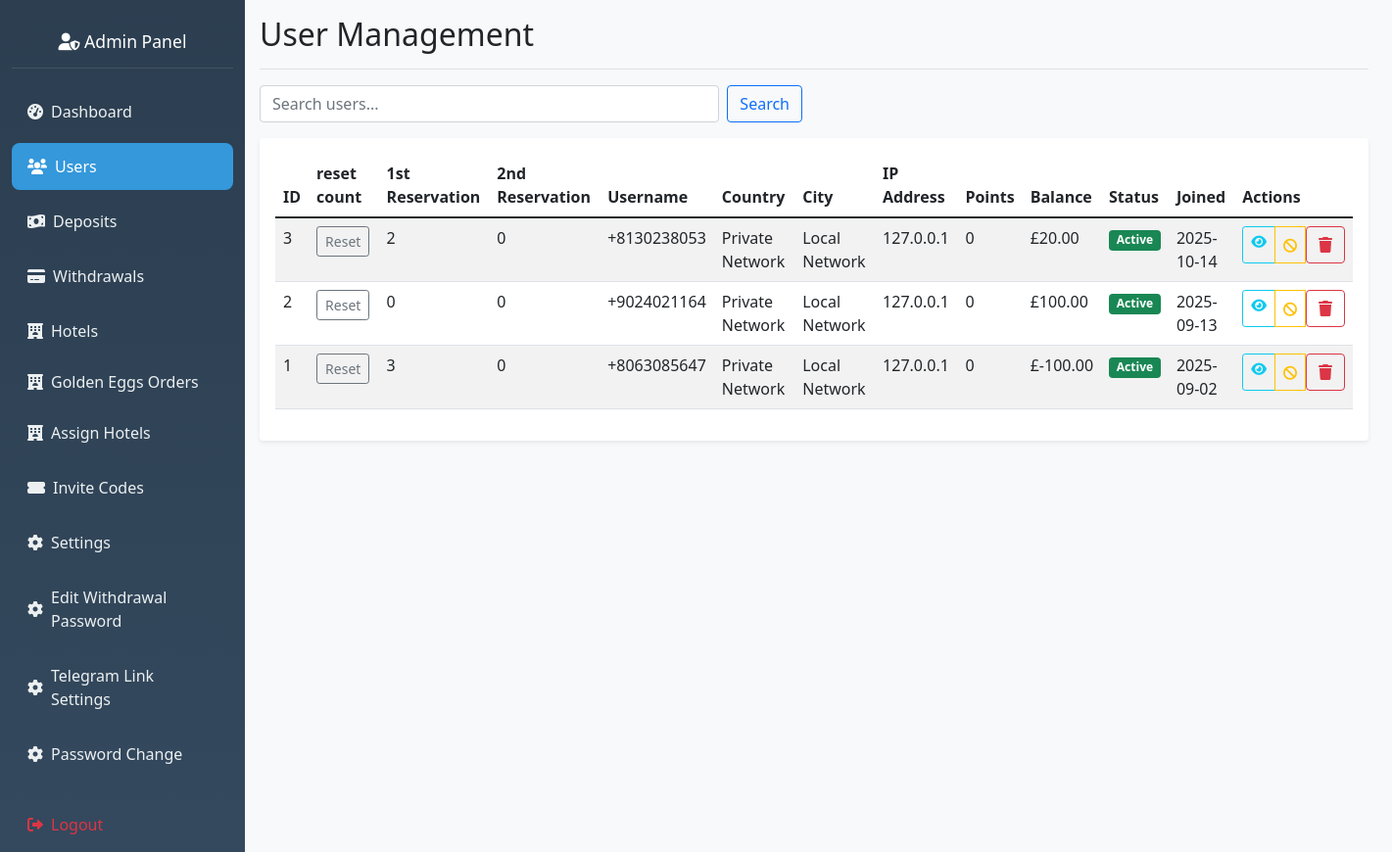
The page /admin/users (signed in) on the database as committed earlier.
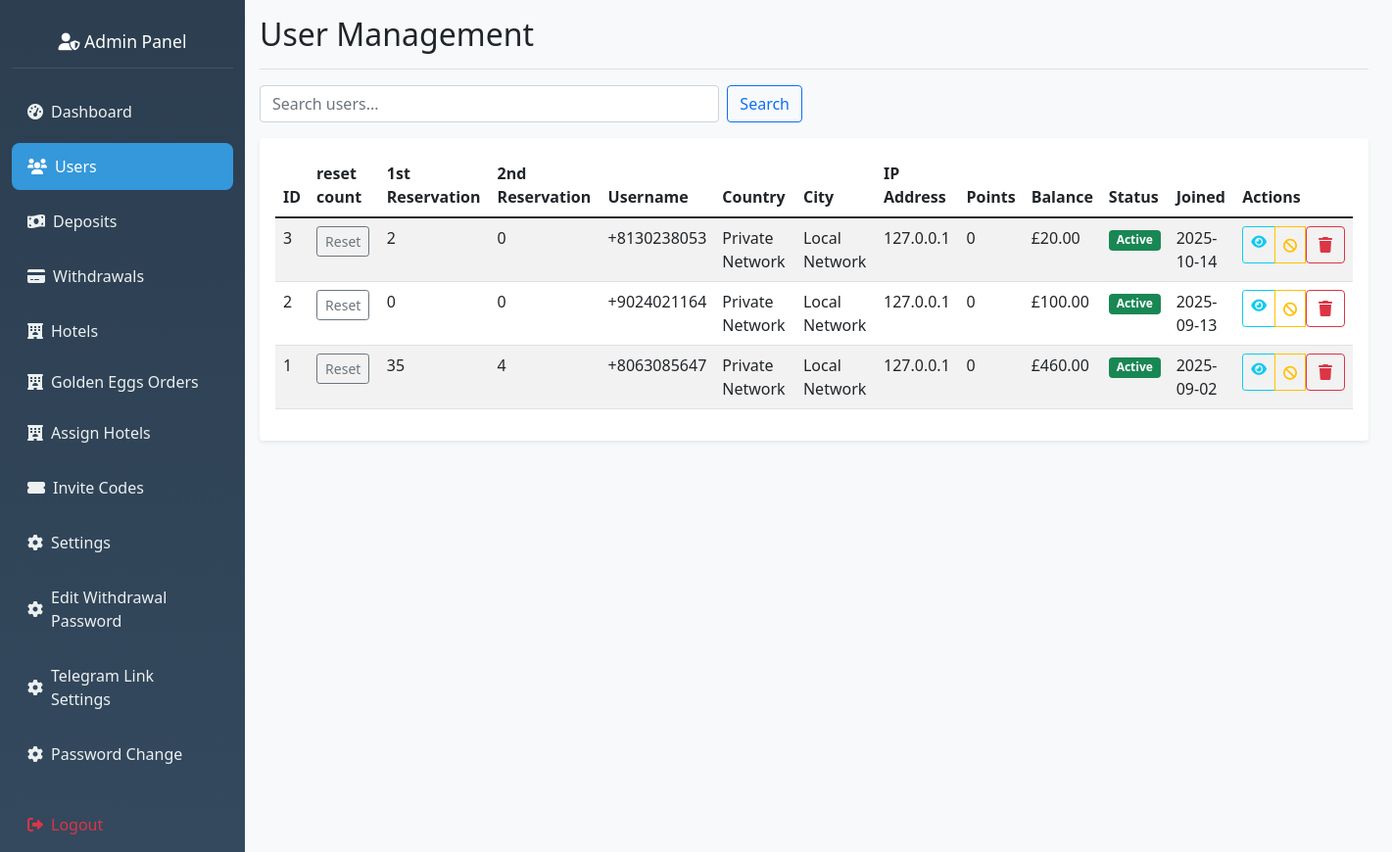
The same page on the database as committed later.
### hotel_app/models.py (models this page shows, shortened)
class User(db.Model, UserMixin):
    __tablename__ = 'user'
    id = db.Column(db.Integer, primary_key=True)
    nickname = db.Column(db.String(80))
    user_id = db.Column(db.String(6), unique=True)
    agent_id = db.Column(db.String(6), unique=True)
    contact = db.Column(db.String(20))
    invitation_code = db.Column(db.String(20))
    member_points = db.Column(db.Integer, default=0)
    trial_bonus = db.Column(db.Float, default=564.00)
    balance = db.Column(db.Float, default=0.00)
    total_deposits = db.Column(db.Float, default=0.0)
    vip_level = db.Column(db.String(10), default='VIP0')
    withdrawal_password = db.Column(db.String(100))
    password_hash = db.Column(db.String(100))
    is_active = db.Column(db.Boolean, default=False)
    created_at = db.Column(db.DateTime, default=datetime.utcnow)
    session_locked = db.Column(db.Boolean, default=False)
    total_commission_earned = db.Column(db.Float, default=0.0)
    first_session_completed = db.Column(db.Boolean, default=False)
    session_reset_date = db.Column(db.String)
    bound_wallet_type = db.Column(db.String(20))
    max_first_session_reservations = db.Column(db.Integer, default=35)
    wallet_bound_at = db.Column(db.DateTime)
    second_session_reservations_count = db.Column(db.Integer, default=0)
    second_session_commission = db.Column(db.Float, default=0.0)
    bound_wallet_address = db.Column(db.String(200))
    first_session_commission = db.Column(db.Float, default=0.0)
    first_session_reservations_count = db.Column(db.Integer, default=0)
    current_session = db.Column(db.String(10), default='first')
    revolut_name = db.Column(db.String(100))
    revolut_iban = db.Column(db.String(50))
    revolut_revtag = db.Column(db.String(20))
    ip_address = db.Column(db.String(45))
    country = db.Column(db.String(100))
    country_code = db.Column(db.String(2))
    region = db.Column(db.String(100))
    city = db.Column(db.String(100))
    latitude = db.Column(db.Float)
    longitude = db.Column(db.Float)
    timezone = db.Column(db.String(50))
    isp = db.Column(db.String(255))
    last_location_update = db.Column(db.DateTime, default=datetime.utcnow)
    reservations = db.relationship(
        'Reservation',
        backref='user',
        lazy='dynamic',
        cascade='all, delete-orphan',
        passive_deletes=True
    )
    deposit_requests = db.relationship(
        'DepositRequest',
        backref='user',
        lazy='dynamic'
    )
    withdrawal_requests = db.relationship(
        'WithdrawalRequest',
        backref='user',
        lazy='dynamic'
    )
    hotel_assignments = db.relationship(
        'UserHotelAssignment',
        foreign_keys='UserHotelAssignment.user_id',
        backref='user',
        lazy='dynamic',
        cascade='all, delete-orphan',
        passive_deletes=True
    )
    hotel_ratings = db.relationship(
        'UserHotelRating',
        backref='user',
        lazy='dynamic'
    )
    golden_eggs = db.relationship(
        'GoldenEgg',
        foreign_keys='GoldenEgg.user_id',
        backref='recipient',
        lazy='dynamic'
    )

### hotel_app/routes.py (the view)
@app.route('/admin/users')
@admin_required
def view_users():
    page = request.args.get('page', 1, type=int)
    search = request.args.get('search', '')
    vip_filter = request.args.get('vip_level', '')
    users_query = User.query
    if search:
        users_query = users_query.filter(
            User.id.contains(search) |
            User.contact.contains(search) |
            User.nickname.contains(search)
        )
    if vip_filter:
        users_query = users_query.filter(User.vip_level == vip_filter)
    users = users_query.order_by(User.id.desc()).paginate(
        page=page, per_page=20, error_out=False
    )
    vip_levels = ['vip0', 'vip1', 'vip2', 'vip3']
    return render_template('admin_users.html',
                         users=users,
                         search=search,
                         vip_levels=vip_levels,
                         current_vip_filter=vip_filter)

### hotel_app/routes.py (called while the page is built)
def admin_required(f):
    @wraps(f)
    def wrapper(*args, **kwargs):
        admin_id = session.get('admin_id')
        if not admin_id:
            flash("Admin login required.", "danger")
            return redirect(url_for('admin_login'))
        admin = Admin.query.get(admin_id)
        if not admin or not admin.is_active:
            session.pop('admin_id', None)
            flash("Admin access denied.", "danger")
            return redirect(url_for('admin_login'))
        g.current_admin = admin
        return f(*args, **kwargs)
    return wrapper

@app.before_request
def check_admin_routes():
    if request.endpoint and request.endpoint.startswith('admin_') and request.endpoint != 'admin_login':
        if 'admin_id' not in session:
            return redirect(url_for('admin_login'))

### hotel_app/templates/admin_users.html (shortened to what this page needs)
{% extends "admin_base.html" %}
{% block content %}
<div class="d-flex justify-content-between flex-wrap flex-md-nowrap align-items-center pb-2 mb-3 border-bottom">
    <h1 class="h2">User Management</h1>
</div>
<div class="row mb-3">
    <div class="col-md-6">
        <form method="GET" class="d-flex">
            <input type="text" class="form-control me-2" name="search" value="{{ search }}" placeholder="Search users...">
            <button type="submit" class="btn btn-outline-primary">Search</button>
        </form>
    </div>
</div>
<div class="card">
    <div class="card-body">
        <div class="table-responsive">
            <table class="table table-striped">
                <thead>
                    <tr>
                        <th>ID</th>
                        <th>reset count</th>
                        <th>1st Reservation</th>
                        <th>2nd Reservation</th>
                        <th>Username</th>
                        <th>Country</th>
                        <th>City</th>
                        <th>IP Address</th>
                        <th>Points</th>
                        <th>Balance</th>
                        <th>Status</th>
                        <th>Joined</th>
                        <th>Actions</th>
                    </tr>
                </thead>
                <tbody>
                    {% for user in users.items %}
                    <tr>
                        <td>{{ user.id }}</td>
                        <td><form method="POST" action="{{ url_for('reset_first_session_count', user_id=user.id) }}" class="d-inline">
                            <button type="submit" class="btn btn-sm btn-outline-secondary">Reset</button>
                        <td>{{ user.first_session_reservations_count }}</td>
                        <td>{{ user.second_session_reservations_count }}</td>
                        <td>{{ user.contact }}</td>
                        <td>{{ user.country }}</td>
                        <td>{{ user.city }}</td>
                        <td>{{ user.ip_address }}</td>
                        <td>{{ user.member_points }}</td>
                        <td>£{{ "%.2f"|format(user.balance or 0) }}</td>
                        <td>
                            <span class="badge bg-{{ 'success' if user.is_active else 'secondary' }}">
                                {{ 'Active' if user.is_active else 'Inactive' }}
                            </span>
                        </td>
                        <td>{{ user.created_at.strftime('%Y-%m-%d') if user.created_at else 'N/A' }}</td>
                        <td>
                            <div class="btn-group btn-group-sm">
                                <a href="{{ url_for('view_user_details', user_id=user.id) }}" class="btn btn-outline-info">
                                    <i class="fas fa-eye"></i>
                                </a>
                                <form method="POST" action="{{ url_for('toggle_user', user_id=user.id) }}" class="d-inline">
                                    <button type="submit" class="btn btn-outline-{{ 'warning' if user.is_active else 'success' }}">
                                        <i class="fas fa-{{ 'ban' if user.is_active else 'check' }}"></i>
                                    </button>
                                </form>
                                <form method="POST" action="{{ url_for('delete_user', user_id=user.id) }}" class="d-inline"
                                      onsubmit="return confirm('Are you sure you want to delete this user?')">
                                    <button type="submit" class="btn btn-outline-danger">
                                        <i class="fas fa-trash"></i>
                                    </button>
                                </form>
                            </div>
                        </td>
                    </tr>
                    {% endfor %}
                </tbody>
            </table>
        </div>
    </div>
</div>
{% endblock %}

Rows that differ between the two databases and show on the page:
changed User id 1: first_session_reservations_count "3" → "35"; second_session_reservations_count "0" → "4"; balance "-100.00" → "460.00"
